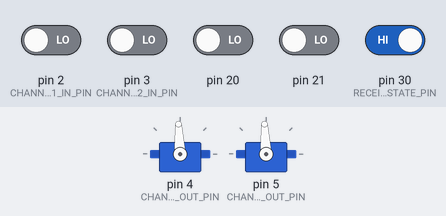
The sketch below on a simulated Arduino Mega 2560, built with avr-gcc and run on an emulated ATmega2560. Shown: 2 × servo. The test bench sets the inputs (shaded band); at power-on: pin 30 (RECEIVER_STATE_PIN) HIGH, pin 2 (CHANNEL1_IN_PIN), pin 3 (CHANNEL2_IN_PIN), pin 20, pin 21 LOW. What the sketch prints to the serial monitor is not drawn.

Above: at 1.2 s.
1.3 s: pin 30 (RECEIVER_STATE_PIN) driven LOW
At 1.8 s:
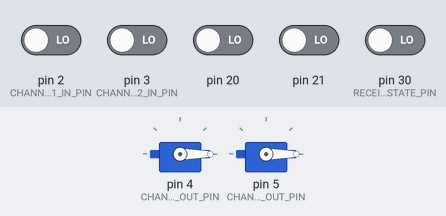
2.8 s: pin 20 driven HIGH
5.8 s: pin 21 driven HIGH
At 6.2 s:
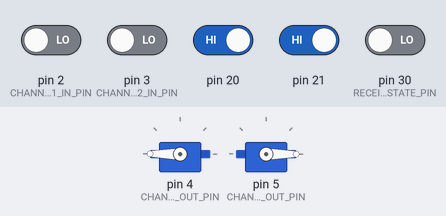
7.3 s: pin 20 driven LOW
At 8.5 s:
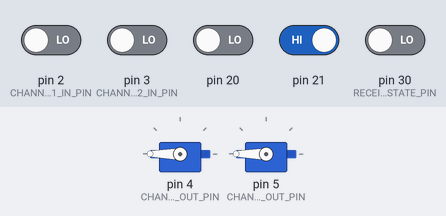
8.8 s: pin 30 (RECEIVER_STATE_PIN) driven HIGH
At 10.0 s:
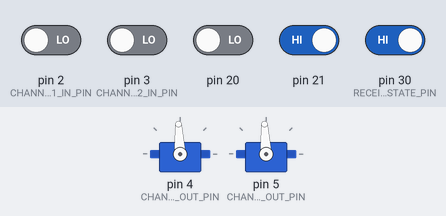
11.8 s: pin 21 driven LOW
Timing chart, 0 to 14.8 s (numbered marks = the images above; inputs shaded):
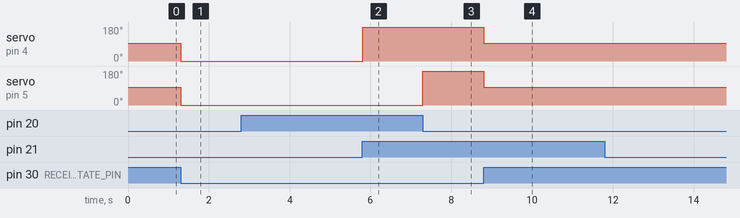

Measured:
- after the input at 1.3 s, servo on pin 4 (CHANNEL1_OUT_PIN), servo on pin 5 (CHANNEL2_OUT_PIN): 93° → 0° at once
- after the input at 5.8 s, servo on pin 4 (CHANNEL1_OUT_PIN): 0° → 180° at once
- after the input at 7.3 s, servo on pin 5 (CHANNEL2_OUT_PIN): 0° → 180° at once
- after the input at 8.8 s, servo on pin 4 (CHANNEL1_OUT_PIN), servo on pin 5 (CHANNEL2_OUT_PIN): 180° → 93° at once

The sketch:

BARC_NODE_V4.ino
```cpp
#include "Servo.h"

int TESTING_STATE = true; //test between receiving Nvidia Jetson Signal and Writing Constant PWM

//wheel variables
const float pi = 3.14159265359;
const float R = 0.0325; //wheel radius

//receiver variables
char receivedData[100]; //creates variable to store data from jetson (100 is byte size)
char handshake = '&';
float throttle_read = 1500;
float steering_read = 1500;
float throttle_write = 1500;
float steering_write = 1500;
float receiverStateVar = LOW;
float str_prev_2 = 1500;
float str_prev_1 = 1500;
float thr_prev_2 = 1500;
float thr_prev_1 = 1500;

//servo encoder variables
int encoder_servo_state_A = 0;
int encoder_servo_state_B = 0;
int encoder_servo_state_C = 0;
int direction_servo = 0;
int servo_enc_count = 0;
float servo_angle = 0;
float steering_angle = 0;

//wheel encoder variables
int wheel_enc_count_FL = 0;
int wheel_enc_count_FR = 0;
int wheel_enc_count_BL = 0;
int wheel_enc_count_BR = 0;
float time_initial = 0;
volatile uint32_t FL_time_prev = 0;
volatile uint32_t FR_time_prev = 0;
volatile uint32_t BL_time_prev = 0;
volatile uint32_t BR_time_prev = 0;
volatile uint32_t FL_time_pres = 0;
volatile uint32_t FR_time_pres = 0;
volatile uint32_t BL_time_pres = 0;
volatile uint32_t BR_time_pres = 0;

#define CHANNEL1_IN_PIN 2
#define CHANNEL2_IN_PIN 3
#define CHANNEL1_OUT_PIN 4
#define CHANNEL2_OUT_PIN 5
#define FL_IN_PIN 22
#define FR_IN_PIN 24
#define BL_IN_PIN 26
#define BR_IN_PIN 28
#define RECEIVER_STATE_PIN 30
#define PHASE_A_servo 32
#define PHASE_B_servo 34
#define PHASE_C_servo 36

Servo servoChannel1;
Servo servoChannel2;

#define CHANNEL1_FLAG 1
#define CHANNEL2_FLAG 2
#define ENCODER_FL_FLAG 3
#define ENCODER_FR_FLAG 4
#define ENCODER_BL_FLAG 5
#define ENCODER_BR_FLAG 6

volatile uint32_t bUpdateFlagsShared;

volatile uint32_t CHANNEL_1_IN_PWM;
volatile uint32_t CHANNEL_2_IN_PWM;
volatile uint32_t FL_DT;
volatile uint32_t FR_DT;
volatile uint32_t BL_DT;
volatile uint32_t BR_DT;

void setup() {

  Serial.begin(115200);

  servoChannel1.attach(CHANNEL1_OUT_PIN);
  servoChannel2.attach(CHANNEL2_OUT_PIN);

  pinMode(RECEIVER_STATE_PIN, INPUT);
//  pinMode(FL_IN_PIN, INPUT_PULLUP);
//  pinMode(FR_IN_PIN, INPUT_PULLUP);
//  pinMode(BL_IN_PIN, INPUT_PULLUP);
//  pinMode(BR_IN_PIN, INPUT_PULLUP);
  pinMode(PHASE_A_servo, INPUT_PULLUP);
  pinMode(PHASE_B_servo, INPUT_PULLUP);
  pinMode(PHASE_C_servo, INPUT_PULLUP);

  attachInterrupt(CHANNEL1_IN_PIN, MEASURE_CHANNEL_1, CHANGE);
  attachInterrupt(CHANNEL2_IN_PIN, MEASURE_CHANNEL_2, CHANGE);
//  attachInterrupt(FL_IN_PIN, MEASURE_FL, CHANGE);
//  attachInterrupt(FR_IN_PIN, MEASURE_FR, CHANGE);
//  attachInterrupt(BL_IN_PIN, MEASURE_BL, CHANGE);
//  attachInterrupt(BR_IN_PIN, MEASURE_BR, CHANGE);
  attachInterrupt(PHASE_A_servo, calc_A_servo, CHANGE);
  attachInterrupt(PHASE_B_servo, calc_B_servo, CHANGE);
  attachInterrupt(PHASE_C_servo, calc_C_servo, CHANGE);

  time_initial = micros();
}

void loop() {
  receiverStateVar = digitalRead(RECEIVER_STATE_PIN);

  static uint32_t unChannel1In;
  static uint32_t unChannel2In;

  static uint32_t bUpdateFlags;

  if (bUpdateFlagsShared) {
    //noInterrupts();

    bUpdateFlags = bUpdateFlagsShared;

    if (bUpdateFlags & CHANNEL1_FLAG) {
      //      if (unChannel1In > 2025) {
      //        unChannel1In = str_prev_1 - str_prev_2 + str_prev_1;
      //      }
      //      str_prev_2 = str_prev_1;
      //      str_prev_1 = unChannel1In;
      unChannel1In = CHANNEL_1_IN_PWM;
    }

    if (bUpdateFlags & CHANNEL2_FLAG) {
      //      if (unChannel2In > 2025) {
      //        unChannel2In = thr_prev_1 - thr_prev_2 + thr_prev_1;
      //      }
      //      str_prev_2 = str_prev_1;
      //      str_prev_1 = unChannel1In;
      unChannel2In = CHANNEL_2_IN_PWM;
    }

//    if (bUpdateFlags & ENCODER_FL_FLAG) {
//      FL_DT = FL_time_pres - FL_time_prev;
//    }
//
//    if (bUpdateFlags & ENCODER_FR_FLAG) {
//      FR_DT = FL_time_pres - FR_time_prev;
//    }
//
//    if (bUpdateFlags & ENCODER_BL_FLAG) {
//      BL_DT = BL_time_pres - BL_time_prev;
//    }
//
//    if (bUpdateFlags & ENCODER_BR_FLAG) {
//      BR_DT = BR_time_pres - BR_time_prev;
//    }

    bUpdateFlagsShared = 0;

    //interrupts();
  }

  servo_angle = servo_enc_count * 0.3515625; //change to calculate function that calculates all angles and velocities
  steering_angle = servo_angle * 0.65;

  Serial.println();
  Serial.print(CHANNEL_1_IN_PWM);
  Serial.print(" , ");
  Serial.print(CHANNEL_2_IN_PWM);
  Serial.print(" , ");
  Serial.print(steering_angle);
//  Serial.print(" , ");
//  Serial.print(wheel_enc_count_FL);
//  Serial.print(" , ");
//  Serial.print(wheel_enc_count_FR);
//  Serial.print(" , ");
//  Serial.print(wheel_enc_count_BL);
//  Serial.print(" , ");
//  Serial.print(wheel_enc_count_BR);

  if (TESTING_STATE = true) {
    Serial.print("ang");
    Serial.print(servo_angle);
    Serial.print(" , ss_enc_cnt: ");
    Serial.print(servo_enc_count);
    Serial.print(" ,enc_A ");
    Serial.print(encoder_servo_state_A);
    Serial.print(" ,enc_B");
    Serial.print(encoder_servo_state_B);
    Serial.print(" ,enc_C");
    Serial.print(encoder_servo_state_C);
  }

  steering_read = CHANNEL_1_IN_PWM;
  throttle_read = CHANNEL_2_IN_PWM;

  if (receiverStateVar == LOW) {
    throttle_write = throttle_read;
    steering_write = steering_read;

    servoChannel2.writeMicroseconds(throttle_write);
    servoChannel1.writeMicroseconds(steering_write);
  } else if (receiverStateVar == HIGH) {

    if (TESTING_STATE = true) {
      throttle_write = 1500;
      steering_write = 1500;
    } else {

      // NEW REQUIRED FORMAT: "HANDSHAKE" "PWMTHROTTLE" "STEERINGIN"
      // (neutral formatting): & 1500 1500

      byte size = Serial.readBytes(receivedData, 100); //reads serial data into buffer and times out after 100ms
      receivedData[size] = 0; //end of the string can be specified with a 0.
      char *s = strtok(receivedData, " "); //allows string to be broken into tokens by " ".
      if (s[0] == handshake) {
        s = strtok(NULL, " ");
        if (s != NULL) throttle_read = atoi(s); //sets variable to received data and converts ASCII to integer if message is not empty
        s = strtok(NULL, " ");
        if (s != NULL) steering_read = atoi(s); //sets variable to received data and converts ASCII to integer if message is not empty
        steering_read = steering_write;
        throttle_read = throttle_write;
      } else {

        throttle_write = 1500; //neutral PWM
        steering_write = 1500; //neutral PWM

      }
    }

    servoChannel2.writeMicroseconds(throttle_write);
    servoChannel1.writeMicroseconds(steering_write);

  }

  bUpdateFlags = 0;
}

void MEASURE_CHANNEL_1()
{
  static uint32_t ulStart;

  if (digitalRead(CHANNEL1_IN_PIN))
  {
    ulStart = micros();
  }
  else
  {
    CHANNEL_1_IN_PWM = (uint32_t)(micros() - ulStart);
    bUpdateFlagsShared |= CHANNEL1_FLAG;
  }
}

void MEASURE_CHANNEL_2()
{
  static uint32_t ulStart;

  if (digitalRead(CHANNEL2_IN_PIN))
  {
    ulStart = micros();
  }
  else
  {
    CHANNEL_2_IN_PWM = (uint32_t)(micros() - ulStart);
    bUpdateFlagsShared |= CHANNEL2_FLAG;
  }
}

void readServoEncoder() {
  encoder_servo_state_A = digitalRead(PHASE_A_servo);
  encoder_servo_state_B = digitalRead(PHASE_B_servo);
  encoder_servo_state_C = digitalRead(PHASE_C_servo);
}

void calc_A_servo() {
  readServoEncoder();
  if (encoder_servo_state_A + encoder_servo_state_B + encoder_servo_state_C == 2) {
    if (encoder_servo_state_B == HIGH) {
      direction_servo = -1;
    } else {
      direction_servo = 1;
    }
  } else {
    if (encoder_servo_state_B == HIGH) {
      direction_servo = 1;
    } else {
      direction_servo = -1;
    }
  }
  servo_enc_count += direction_servo;
}

void calc_B_servo() {
  readServoEncoder();
  if (encoder_servo_state_A + encoder_servo_state_B + encoder_servo_state_C == 2) {
    if (encoder_servo_state_A == HIGH) {
      direction_servo = 1;
    } else {
      direction_servo = -1;
    }
  } else {
    if (encoder_servo_state_A == HIGH) {
      direction_servo = -1;
    } else {
      direction_servo = 1;
    }
  }
  servo_enc_count += direction_servo;
}

void calc_C_servo() {
  readServoEncoder();
  if (encoder_servo_state_A + encoder_servo_state_B + encoder_servo_state_C == 2) {
    if (encoder_servo_state_A == HIGH) {
      direction_servo = -1;
    } else {
      direction_servo = 1;
    }
  } else {
    if (encoder_servo_state_A == HIGH) {
      direction_servo = 1;
    } else {
      direction_servo = -1;
    }
  }
  servo_enc_count += direction_servo;
}

//void MEASURE_FL() {
//  wheel_enc_count_FL++;
//  FL_time_prev = FL_time_pres;
//  FL_time_pres = micros();
//  bUpdateFlagsShared |= ENCODER_FL_FLAG;
//}
//
//void MEASURE_FR() {
//  wheel_enc_count_FR++;
//  FR_time_prev = FR_time_pres;
//  FR_time_pres = micros();
//  bUpdateFlagsShared |= ENCODER_FR_FLAG;
//}
//
//void MEASURE_BL() {
//  wheel_enc_count_BL++;
//  BL_time_prev = BL_time_pres;
//  BL_time_pres = micros();
//  bUpdateFlagsShared |= ENCODER_BL_FLAG;
//}
//
//void MEASURE_BR() {
//  wheel_enc_count_BR++;
//  BR_time_prev = BR_time_pres;
//  BR_time_pres = micros();
//  bUpdateFlagsShared |= ENCODER_BR_FLAG;
//}
```
